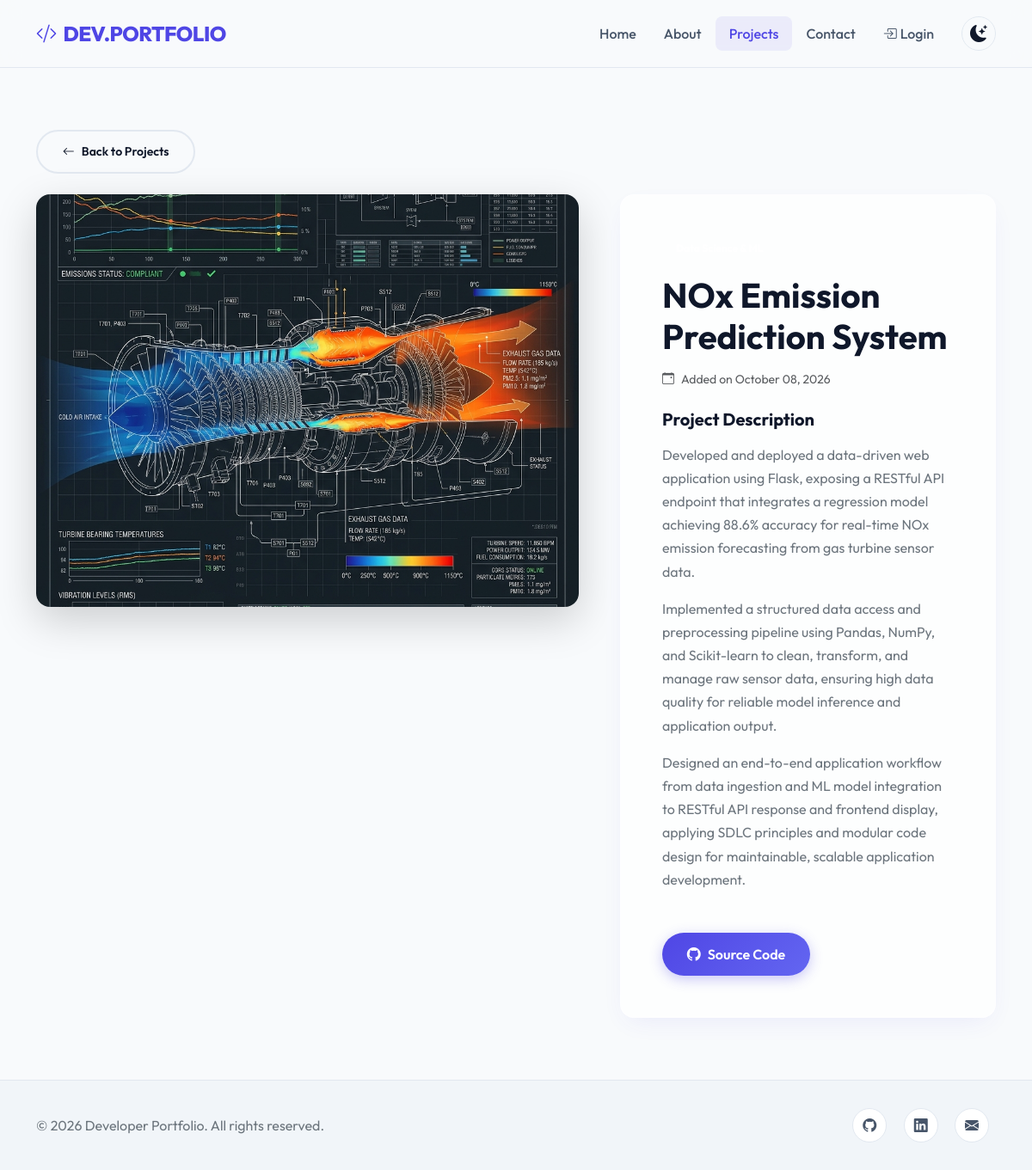
Page /projects/122/ on the committed database.
### portfolio_app/models.py (models this page shows, shortened)
class Project(models.Model):
    CATEGORY_CHOICES = [
        ('Web Dev', 'Web Development'),
        ('Data Science', 'Data Science & ML'),
        ('AI/NLP', 'AI & NLP'),
        ('Deep Learning', 'Deep Learning & CV'),
        ('Game Dev', 'Game Development'),
        ('Forecasting', 'Time Series Forecasting'),
    ]
    title = models.CharField(max_length=200)
    description = models.TextField()
    image = models.ImageField(upload_to='project_images/', blank=True, null=True)
    github_link = models.URLField(blank=True)
    live_demo_link = models.URLField(blank=True)
    category = models.CharField(max_length=50, choices=CATEGORY_CHOICES, default='Web Dev')
    created_at = models.DateTimeField(auto_now_add=True)

### portfolio_app/views.py (the view)
# urls.py: path('projects/<int:pk>/', views.project_detail_view, name='project_detail'),
def project_detail_view(request, pk):
    project = get_object_or_404(Project, pk=pk)
    return render(request, 'portfolio_app/project_detail.html', {'project': project})

### portfolio_app/context_processors.py (called while the page is built, shortened)
def profile_context(request):
    profile = Profile.objects.first()
    return {
        'global_profile': profile
    }

### portfolio_app/templates/portfolio_app/project_detail.html (shortened to what this page needs)
{% extends 'portfolio_app/base.html' %}
{% load static %}
{% block content %}
<section class="py-5">
    <div class="container py-4">
        <div class="mb-4 animate-fade-in">
            <a href="{% url 'projects' %}" class="btn btn-sm btn-outline-custom">
                <i class="bi bi-arrow-left me-2"></i>Back to Projects
            </a>
        </div>
        <div class="row g-5 animate-fade-in" style="animation-delay: 0.1s;">
            <div class="col-lg-7">
                <div class="card glass-panel border-0 overflow-hidden shadow-lg">
                    {% if project.image %}
                        <img src="{{ request.scheme }}://{{ request.get_host }}{{ project.image.url }}?v=1.1" class="img-fluid w-100" alt="{{ project.title }}" style="max-height: 480px; object-fit: cover;">
                    {% else %}
                        <div class="bg-dark d-flex align-items-center justify-content-center" style="height: 350px;">
                            <i class="bi bi-laptop text-muted" style="font-size: 6rem;"></i>
                        </div>
                    {% endif %}
                </div>
            </div>
            <div class="col-lg-5">
                <div class="glass-panel p-4 p-md-5 h-100">
                    <span class="badge bg-primary-custom px-3 py-2 mb-3">{{ project.get_category_display }}</span>
                    <h1 class="fw-bold mb-3">{{ project.title }}</h1>
                    <p class="text-muted small mb-4">
                        <i class="bi bi-calendar-event me-2"></i>Added on {{ project.created_at|date:"F d, Y" }}
                    </p>
                    <h5 class="fw-bold mb-3">Project Description</h5>
                    <div class="text-secondary mb-5" style="line-height: 1.7;">
                        {{ project.description|linebreaks }}
                    </div>
                    <div class="d-flex flex-wrap gap-3">
                        {% if project.github_link %}
                            <a href="{{ project.github_link }}" target="_blank" class="btn btn-primary-custom">
                                <i class="bi bi-github me-2"></i>Source Code
                            </a>
                        {% endif %}
                    </div>
                </div>
            </div>
        </div>
    </div>
</section>
{% endblock %}

### static/css/style.css (style rules this page uses)
:root { --bg-primary: #f8fafc; --bg-secondary: #f1f5f9; --bg-surface: #ffffff; --text-primary: #0f172a; --text-secondary: #475569; --accent: #4f46e5; --accent-rgb: 79, 70, 229; --accent-hover: #3730a3; --border-color: #e2e8f0; --glass-bg: rgba(255, 255, 255, 0.7); --glass-border: rgba(255, 255, 255, 0.4); --shadow: 0 10px 30px -10px rgba(79, 70, 229, 0.1); --shadow-lg: 0 20px 40px -15px rgba(79, 70, 229, 0.15); --navbar-bg: rgba(248, 250, 252, 0.8); --transition-speed: 0.3s; }
* { margin: 0; padding: 0; box-sizing: border-box; }
body { font-family: 'Outfit', sans-serif; background-color: var(--bg-primary); color: var(--text-primary); transition: background-color var(--transition-speed) ease, color var(--transition-speed) ease; overflow-x: hidden; min-height: 100vh; display: flex; flex-direction: column; }
.glass-panel { background: var(--glass-bg); backdrop-filter: blur(12px); -webkit-backdrop-filter: blur(12px); border: 1px solid var(--glass-border); border-radius: 16px; box-shadow: var(--shadow); transition: transform var(--transition-speed) ease, box-shadow var(--transition-speed) ease; }
.btn-primary-custom { background: linear-gradient(135deg, var(--accent) 0%, #6366f1 100%); color: white !important; border: none; padding: 0.8rem 1.8rem; font-weight: 600; border-radius: 30px; box-shadow: 0 4px 15px rgba(var(--accent-rgb), 0.3); transition: all 0.3s ease; }
.btn-outline-custom { background: transparent; color: var(--text-primary) !important; border: 2px solid var(--border-color); padding: 0.8rem 1.8rem; font-weight: 600; border-radius: 30px; transition: all 0.3s ease; }
.animate-fade-in { animation: fadeIn 0.8s ease forwards; }

### rows in the picture
Project: image (picture), title "NOx Emission Prediction System", created_at "October 08, 2026", description "Developed and deployed a data-driven web application using Flask, exposing a RESTful API endpoint that integrates a regression model achieving 88.6% accuracy for real-time NOx emission forecasting from gas turbine sensor data. Implemented a structured data access and preprocessing pipeline using Pandas, NumPy, and Scikit-learn to clean, transform, and manage raw sensor data, ensuring high data quality for reliable model inference and application output. Designed an end-to-end application workflow from data ingestion and ML model integration to RESTful API response and frontend display, applying SDLC principles and modular code design for maintainable, scalable application development."
